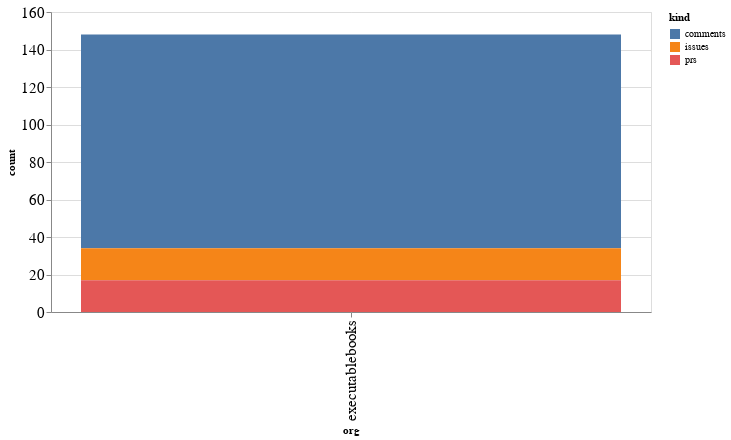

Notebook cell for this chart:
### Code cell
alt.Chart(org_summaries, width=600).mark_bar().encode(
    x='org',
    y='count',
    color='kind',
    tooltip="org"
)

### Figure 1 — Vega-Lite specification as saved in the notebook (floating-point values rounded to 4 significant figures)
{"config": {"axisLeft": {"labelFontSize": 15}, "axisBottom": {"labelFontSize": 15}}, "data": {"name": "data-daa0e4c350fb44b7fa7efd99236f8bc6"}, "mark": "bar", "encoding": {"color": {"type": "nominal", "field": "kind"}, "tooltip": {"type": "nominal", "field": "org"}, "x": {"type": "nominal", "field": "org"}, "y": {"type": "quantitative", "field": "count"}}, "width": 600, "$schema": "https://vega.github.io/schema/vega-lite/v4.8.1.json", "datasets": {"data-daa0e4c350fb44b7fa7efd99236f8bc6": [{"org": "executablebooks", "kind": "comments", "count": 114}, {"org": "executablebooks", "kind": "issues", "count": 17}, {"org": "executablebooks", "kind": "prs", "count": 17}]}}
